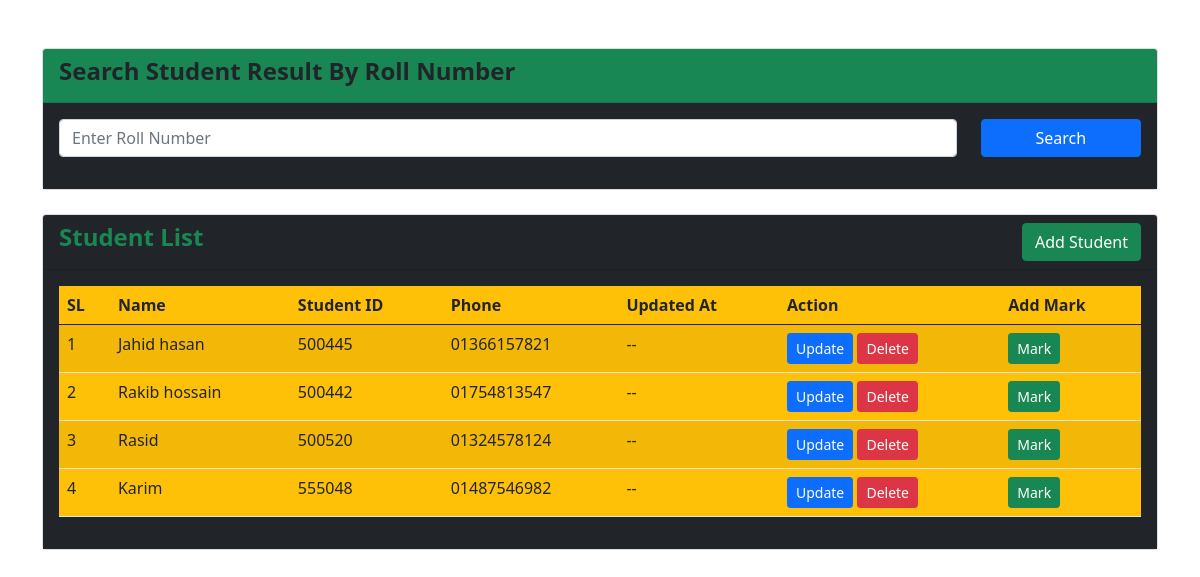
The page / on the database its author committed.
### tables this page shows
CREATE TABLE `students` (
  `id` int(11) NOT NULL COMMENT 'Primary Key',
  `name` varchar(50) NOT NULL,
  `roll` bigint(20) NOT NULL,
  `phone` varchar(11) NOT NULL,
  `created_at` timestamp NOT NULL DEFAULT current_timestamp(),
  `updated_at` timestamp NULL DEFAULT NULL
);

### view/index.php (the view, shortened to what this page needs)
<html lang="en">
<head>
    <link href="https://cdn.jsdelivr.net/npm/bootstrap@5.0.2/dist/css/bootstrap.min.css" rel="stylesheet">
</head>
<body>
    <div class="container mt-5">
        <div class="card mb-4">
            <div class="card-header bg-success">
                <h4 class="text-black fw-bold">Search Student Result By Roll Number</h4>
            </div>
            <div class="card-body bg-dark">
                <form method="GET" action="result.php">
                    <div class="row ">
                        <div class="col-md-10">
                            <input type="text" name="roll" id="roll" class="form-control"
                                placeholder="Enter Roll Number" required>
                        </div>
                        <div class="col-md-2">
                            <button type="submit" class="btn btn-primary w-100">Search</button>
                        </div>
                    </div>
                </form>
            </div>
        </div>
        <div class="card">
            <div class="card-header d-flex justify-content-between align-items-center bg-dark">
                <h1 class="h4 text-success fw-bold ">Student List</h1>
                <a href="create.php" class="btn btn-success">Add Student</a>
            </div>
            <div class="card-body  bg-dark">
                <div class="table-responsive">
                    <table class="table table-striped bg-warning">
                        <thead>
                            <tr>
                                <th>SL</th>
                                <th>Name</th>
                                <th>Student ID</th>
                                <th>Phone</th>
                                <th>Updated At</th>
                                <th>Action</th>
                                <th>Add Mark</th>
                            </tr>
                        </thead>
                        <tbody>
                            <?php
                            foreach ($students as $key => $student) {
                            ?>
                            <tr>
                                <td><?= ++$key ?></td>
                                <td><?= htmlspecialchars($student['name']) ?></td>
                                <td><?= htmlspecialchars($student['roll']) ?></td>
                                <td><?= htmlspecialchars($student['phone']) ?></td>
                                <td>
                                    <?= $student['updated_at'] ? date('d, M Y', strtotime($student['updated_at'])) : '--' ?>
                                </td>
                                <td>
                                    <a href="edit.php?id=<?= $student['id'] ?>"
                                        class="btn btn-primary btn-sm">Update</a>
                                    <a href="delete.php?id=<?= $student['id'] ?>"
                                        class="btn btn-danger btn-sm">Delete</a>
                                </td>
                                <td>
                                    <a href="mark.php?id=<?= $student['id'] ?>" class="btn btn-success btn-sm">Mark</a>
                                </td>
                            </tr>
                            <?php
                            }
                            ?>
                        </tbody>
                    </table>
                </div>
            </div>
        </div>
    </div>
</body>
</html>

### index.php
<?php
include('db/db_connection.php');
$sql = "SELECT * FROM students";
$result = $conn->query($sql);
if($result){
    $students = $result->fetch_all(MYSQLI_ASSOC);
    include('view/index.php');
}
?>

### rows shown on the page
students: name "Jahid hasan", roll "500445", phone "01366157821"
students: name "Rakib hossain", roll "500442", phone "01754813547"
students: name "Rasid", roll "500520", phone "01324578124"
students: name "Karim", roll "555048", phone "01487546982"
